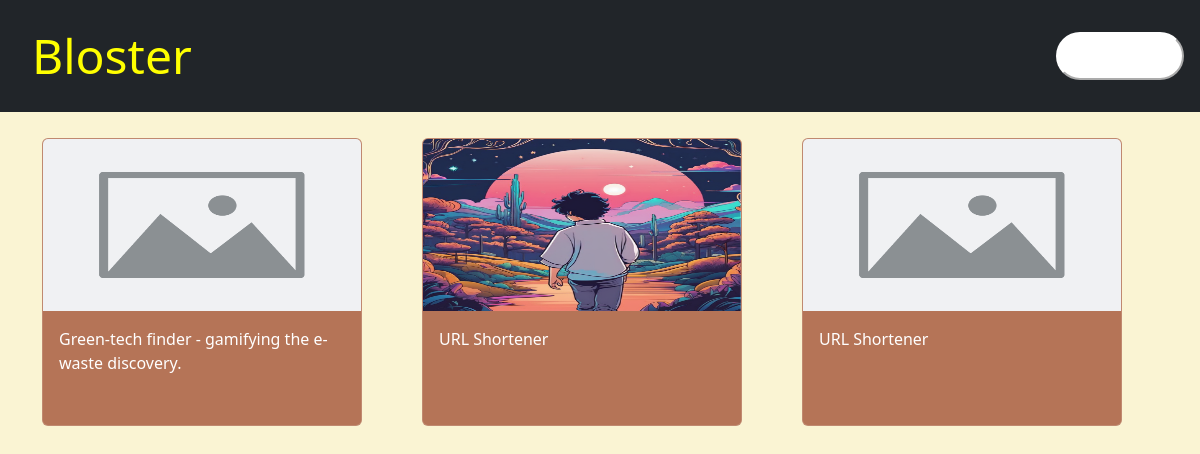
The app's page /, older data.
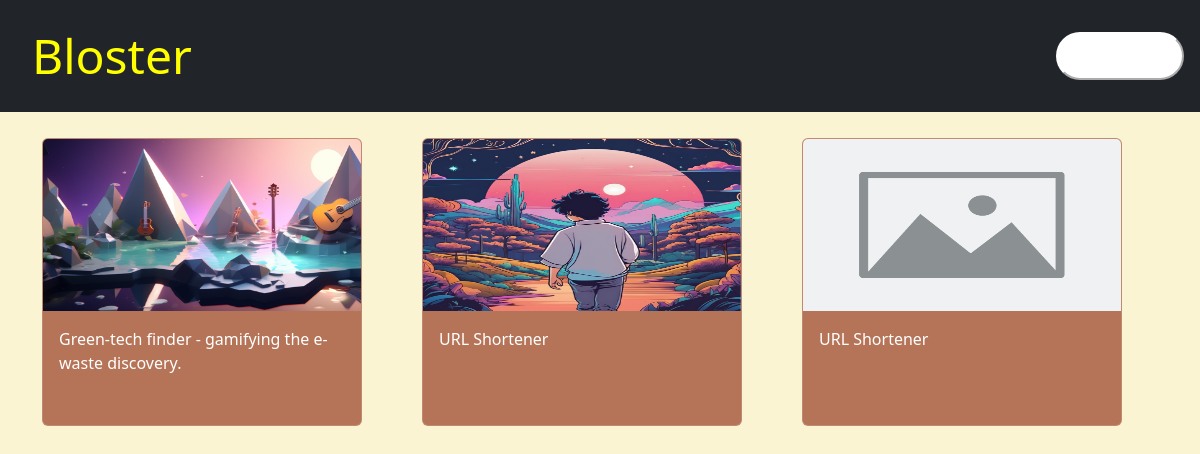
The same page, newer data.
### posts/models.py (models this page shows, shortened)
class postModel(models.Model):
    status_option = (
        ('d', 'Draft'),
        ('p', 'Publish')
    )
    author = models.ForeignKey(User, on_delete=models.CASCADE,blank=True, default=None, editable=False)
    title = models.CharField(verbose_name='Post Title', blank=False, max_length=150)
    content = models.TextField(verbose_name='Post Content', blank=False)
    image = models.ImageField(blank=True, default='blank.png')
    creation_date = models.DateTimeField(editable=False , blank=True)
    modify_date = models.DateTimeField(editable=False, blank=True)
    ulink = models.SlugField(verbose_name='Unique Link ID',editable=False, unique=True, blank=False)
    status = models.CharField(max_length=1,choices=status_option,default='d', blank=False)

### Bloster/views.py (the view)
# urls.py: path("", views.homePage),
def homePage(request):
    published_posts = models.postModel.objects.filter(status='p').order_by("-creation_date")
    return render(request, 'homepage.html', {'posts':published_posts})

### templates/homepage.html (shortened to what this page needs)
{% extends "layout.html" %}
{%block body%}
{% for card in  posts%}
<div class="col-sm-6 col-xs-12 col-md-4 d-flex align-items-start" style="margin-bottom:10px; margin-top: 10px;">
    <a href="{%url "posts:viewpost" ulink=card.ulink%}" style="text-decoration:none;">
    <div class="card" style="width: 20rem; height:18rem; background-color:#b57457">
        <img class="card-img-top" src={{card.image.url}} alt={{card.title}} style="height:60%;">
        <div class="card-body">
          <p class="card-text" style="color:white;">{{card.title}}</p>
        </div>
    </div>
</a>
</div>
{%endfor%}
{%endblock%}

### templates/layout.html (shortened to what this page needs)
<html data-bs-theme="dark">
    <head>
        {%load bootstrap5%}
        {%bootstrap_css%}
        {%load static%}
<link href="{%static 'User/css/style.css'%}" rel="stylesheet">
    </head>
    <body style="background-color:#FAF4D3;">
        <nav class="navbar navbar-light bg-dark justify-content-between" style="height:7rem;">
            <a class="navbar-brand" style="margin-left:2rem; color:yellow;font-size:3rem" href="/">Bloster</a>
            <div class="form-inline">
              {%if user.is_authenticated%}
              {% comment %} <a href="/user/profile" style="text-decoration:none;">
              </a> {% endcomment %}
              <div class="dropdown" style="display: inline;">
                <button class="btn btn-secondary" type="button" id="dropdownMenuButton" data-bs-toggle="dropdown" aria-expanded="false" style="background: none; border:none;">
                  {% include "user/layout2.html" with nav="1"%}
                </button>
                <ul class="dropdown-menu" aria-labelledby="dropdownMenuButton" style="margin-top:2rem;margin-right:1rem; width:5rem;">
                  <li><a class="dropdown-item" href="/user/profile/">Profile</a></li>
                  <li><a class="dropdown-item" href="/user/dashboard/">Dashboard</a></li>
                  <li><form action="/user/logout/" method="post" style="display:inline;">
                    {%csrf_token%}
                    <button style="background:none;border:none;color:red ;" id="logout"><img src="/media/logout.jpg" title='Logout' style='height:1rem;width:1rem;margin-right:1rem;'>Log Out</button>
                  </form>
                </li>
                </ul>
              </div>
              <a href="/posts/create/" titl="Create Post"><button style="border-radius:20px; width: 3rem; height:3rem; margin-right:1rem;" class="btn btn-primary"><span style="font-size:20px;padding-bottom:1rem">+</span></button></a>
              {%else%}
              <a href="/user/login" title="Login"><button style="border-radius:50px; background:white; width: 8rem; height:3rem; margin-right:1rem;">Login</button></a>
              {%endif%}
            </div>
          </nav>
        <div class="container">
            <div class="row">
                <div class="{%if recents%}col-xl-10{%else%}col-xl-12{%endif%}">
                    <div class="row">
                <div class="col-10 d-flex align-items-start" style="height:1rem">
                </div>
                {%block body%}{%endblock%}
              </div>
            </div>
            </div>
        </div>
    </body>
</html>

Row changes from the older to the newer data that the page shows:
changed postModel "Green-tech finder - gamifying the e-waste discovery.": image: picture added in place of a placeholder
